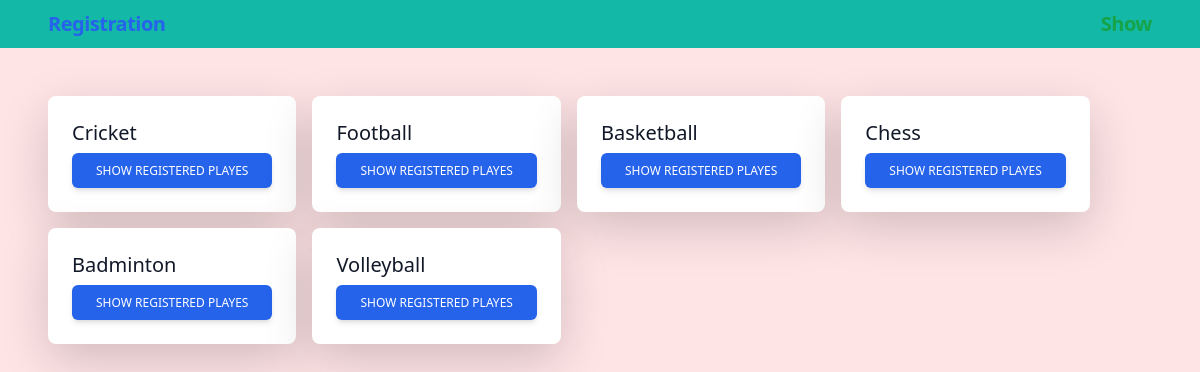
Page /registered/category/ on the committed database.
### games/models.py (models this page shows, shortened)
class Category(models.Model):
    name = models.CharField(max_length=128)
    info = models.CharField(max_length=8192, null=True, blank=True)
    created_at = models.DateTimeField(auto_now_add=True)
    class Meta:
        verbose_name = "Category"
        verbose_name_plural = "Categories"

### games/views.py (the view)
# urls.py: path('registered/category/', ListRegisteredCategory.as_view(), name='registered_category'),
class ListRegisteredCategory(View):
    def get(self, request, *args, **kwargs):
        template_name = "registered_category.html"
        category_objects = Category.objects.all()
        obj = {'categories': category_objects}
        return render(request, template_name, context=obj)

### templates/registered_category.html (shortened to what this page needs)
{% extends 'base.html' %}
{% block content %}
<div class="flex flex-wrap">
  {% for category in categories %}
  <div class="m-2 p-4 rounded-lg shadow-lg bg-white max-w-sm">
    <h5 class="text-gray-900 text-xl leading-tight font-medium mb-2"> {{category.name}} </h5>
    <a type="button" class=" inline-block px-6 py-2.5 bg-blue-600 text-white font-medium text-xs leading-tight uppercase rounded shadow-md   hover:bg-purple-700 hover:text-green-500 ring-3.5 ring-pink-500  hover:shadow-lg
      focus:bg-blue-700 focus:shadow-lg focus:outline-none focus:ring-0 active:bg-blue-800 active:shadow-lg transition
      duration-150 ease-in-out" href="{% url 'show_category_players' id=category.id %}">Show Registered Playes</a>
  </div>
  {% endfor %}
</div>
{% endblock content %}

### rows in the picture
Category: name "Cricket"
Category: name "Football"
Category: name "Basketball"
Category: name "Chess"
Category: name "Badminton"
Category: name "Volleyball"
